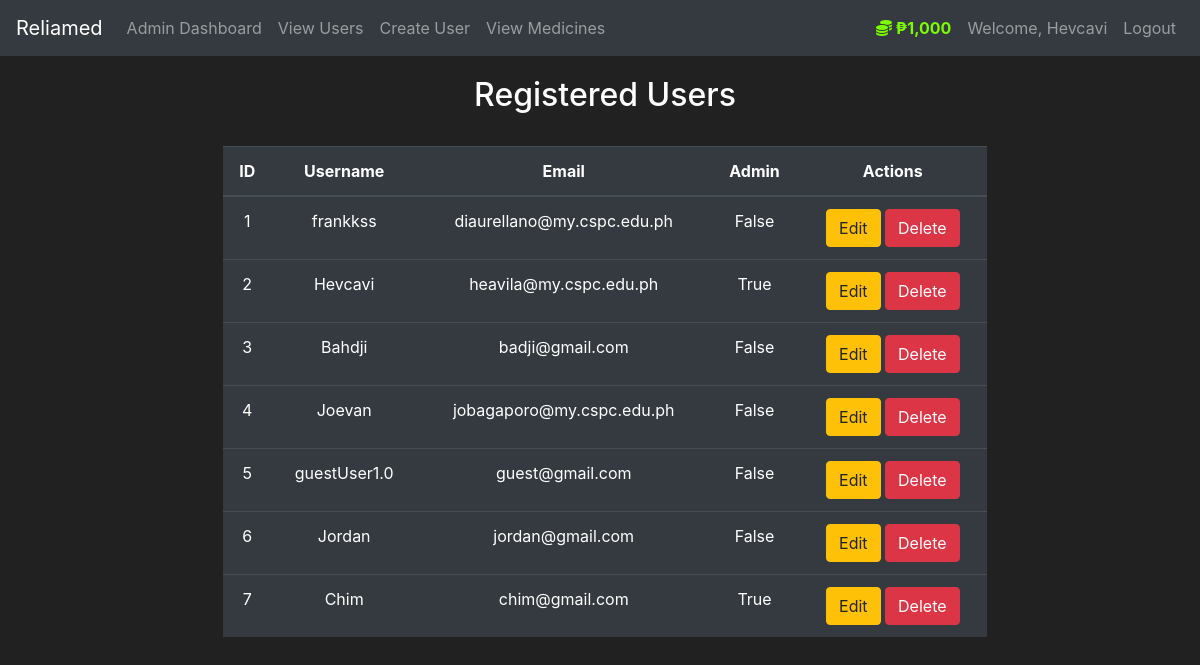
Page /view-users (signed in) on the committed database.
### reliamed/models.py (models this page shows, shortened)
class User(db.Model, UserMixin):
    id = db.Column(db.Integer, primary_key=True)
    username = db.Column(db.String(length=30), nullable=False, unique=True)
    email_address = db.Column(db.String(length=50), nullable=False, unique=True)
    password_hash = db.Column(db.String(length=60), nullable=False)
    budget = db.Column(db.Integer, nullable=False, default=1000)
    is_admin = db.Column(db.Boolean, default=False) # added column in User table | Used for checking if user is admin or not
    products = db.relationship('Pharmaceuticals', backref='owned_user', lazy=True)  # Ensure this line is added
    @property
    def prettier_budget(self):
        if len(str(self.budget)) >= 4:
            return f'₱{str(self.budget)[:-3]},{str(self.budget)[-3:]}'
        else:
            return f"₱{self.budget}"
    @property
    def password(self):
        raise AttributeError('password is not a readable attribute.')

### reliamed/routes.py (the view)
@app.route('/view-users', methods=['GET', 'POST'])
@login_required
@admin_required
def view_users():
    users = User.query.all()
    return render_template('admin/view_users.html', users=users)

### reliamed/models.py (called while the page is built)
@login_manager.user_loader
def load_user(user_id):
    return User.query.get(int(user_id))

### reliamed/templates/admin/view_users.html (shortened to what this page needs)
{% extends 'base.html' %}
{% block content %}
<div class="row justify-content-center" style="margin-top:20px; margin-left:10px; margin-right: 0px">
    <div class="col-8 text-center">
        <h2>Registered Users</h2>
        <br>
        <table class="table table-hover table-dark">
        <thead>
            <tr>
                <th>ID</th>
                <th>Username</th>
                <th>Email</th>
                <th>Admin</th>
                <th>Actions</th>
            </tr>
        </thead>
        <tbody>
            {% for user in users %}
            <tr>
                <td>{{ user.id }}</td>
                <td>{{ user.username }}</td>
                <td>{{ user.email_address }}</td>
                <td>{{ user.is_admin }}</td>
                <td>
                    <a href="{{ url_for('edit_user', user_id=user.id) }}" class="btn btn-warning">Edit</a>
                    <form action="{{ url_for('delete_user', user_id=user.id) }}" method="POST" style="display:inline;">
                        <button type="submit" class="btn btn-danger">Delete</button>
                    </form>
                </td>
            </tr>
            {% endfor %}
        </tbody>
        </table>
    </div>
</div>
{% endblock %}

### reliamed/templates/base.html (shortened to what this page needs)
<!doctype html>
<html lang="en">
   <head>
      <link rel="stylesheet" href="https://cdn.jsdelivr.net/npm/bootstrap@4.5.3/dist/css/bootstrap.min.css">
   </head>
   <body>
    <nav class="navbar navbar-expand-md navbar-dark bg-dark">
      <a class="navbar-brand" href="#">Reliamed</a>
      <div class="collapse navbar-collapse" id="navbarNav">
        <ul class="navbar-nav mr-auto">
            {% if current_user.is_authenticated and current_user.is_admin %}
            <li class="nav-item">
                <a class="nav-link" href="{{ url_for('admin_home') }}">Admin Dashboard</a>
            </li>
            <li class="nav-item">
                <a class="nav-link" href="{{ url_for('view_users') }}">View Users</a>
            </li>
            <li class="nav-item">
                <a class="nav-link" href="{{ url_for('create_user') }}">Create User</a>
            </li>
            <li class="nav-item">
                <a class="nav-link" href="{{ url_for('view_medicines') }}">View Medicines</a>
            </li>
            {% endif %}
        </ul>
          {% if current_user.is_authenticated %}
            <ul class="navbar-nav">
                <li class="nav-item">
                    <a class="nav-link" style="color: lawngreen; font-weight: bold">
                        <i class="fas fa-coins"></i>
                        {{ current_user.prettier_budget }}
                    </a>
                </li>
                <li class="nav-item">
                    <a class="nav-link">Welcome, {{ current_user.username }}</a>
                </li>
                <li class="nav-item">
                    <a class="nav-link" href="{{ url_for('logout_page') }}">Logout</a>
                </li>
            </ul>
          {% endif %}
      </div>
    </nav>
      {% block content %}
      {% endblock %}
   </body>
</html>

### reliamed/templates/base.html (style rules this page uses)
body { background-color: #212121; color: white }

### rows in the picture
User: prettier_budget "₱1,000", username "Hevcavi", id "2", email_address "heavila@my.cspc.edu.ph", is_admin "True"
User: id "1", username "frankkss", email_address "diaurellano@my.cspc.edu.ph", is_admin "False"
User: id "3", username "Bahdji", email_address "badji@gmail.com", is_admin "False"
User: id "4", username "Joevan", email_address "jobagaporo@my.cspc.edu.ph", is_admin "False"
User: id "5", username "guestUser1.0", email_address "guest@gmail.com", is_admin "False"
User: id "6", username "Jordan", email_address "jordan@gmail.com", is_admin "False"
User: id "7", username "Chim", email_address "chim@gmail.com", is_admin "True"
